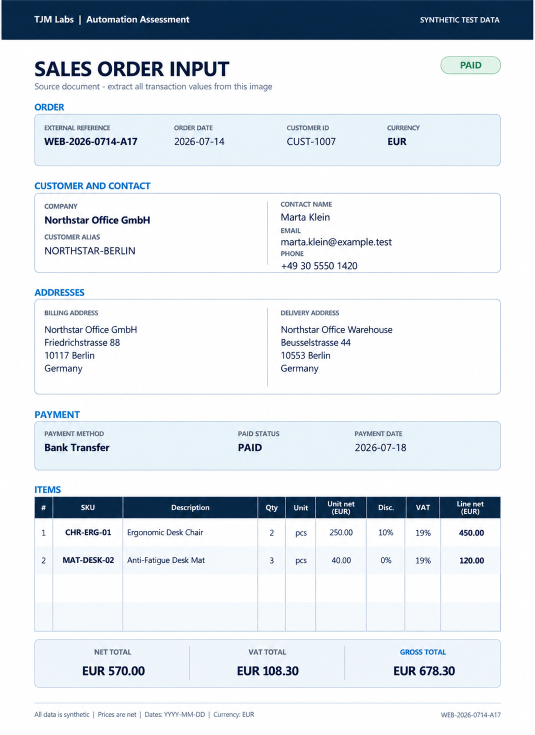
#> input picture samples/order.png, 1070 x 1470 px (shown at 1/2 size)
$ python -i ocr.py   (imports and definitions only)
#> lines starting #> are read from the running program, lines starting #| are printed output that depends on the picture
#> further down, picture is the input picture: PIL image 1070x1470 RGB; mean R, G, B 224.1, 229.3, 234.5
from __future__ import annotations

import csv
import io
import shutil
import subprocess
from dataclasses import dataclass
from pathlib import Path

from PIL import Image, ImageEnhance


@dataclass(frozen=True)
class Word:
    text: str
    confidence: float
    x: int
    y: int
    width: int
    height: int

    @property
    def center_y(self) -> float:
        return self.y + self.height / 2


@dataclass(frozen=True)
class Page:
    width: int
    height: int
    words: tuple[Word, ...]


class OCRError(Exception):
    pass


def read_image(path: Path) -> Page:
    if path.suffix.lower() not in {".png", ".jpg", ".jpeg"}:
        raise OCRError("Expected a PNG or JPEG image")
    if not path.is_file():
        raise OCRError(f"Image not found: {path}")
    if not shutil.which("tesseract"):
        raise OCRError("Tesseract is not installed or is missing from PATH")

    try:
        with Image.open(path) as original:
            if original.format not in {"PNG", "JPEG"}:
                raise OCRError("File contents are not PNG or JPEG")
            return read_bitmap(original)
    except (OSError, ValueError) as exc:
        raise OCRError(f"Cannot read image: {exc}") from exc


def read_bitmap(original: Image.Image, *, psm: int = 6, min_width: int = 2000) -> Page:
    """Recognize a source image or a live control capture using the same OCR engine."""
#> called with psm = 6, min_width = 2000
    image = original.convert("RGB")
    if image.width < min_width:
        scale = (min_width + image.width - 1) // image.width
#> scale = 2
        image = image.resize((image.width * scale, image.height * scale), Image.Resampling.LANCZOS)
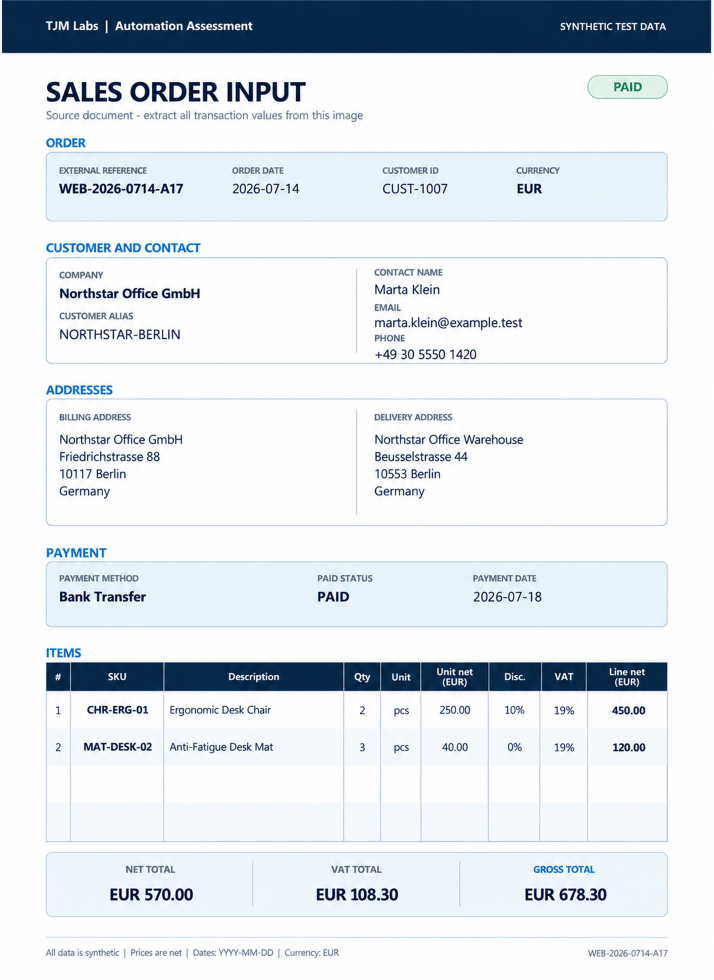
#> image: PIL image 2140x2940 RGB (shown at 1/3 size); mean R, G, B 224.1, 229.2, 234.4
    image = ImageEnhance.Contrast(image).enhance(1.5)
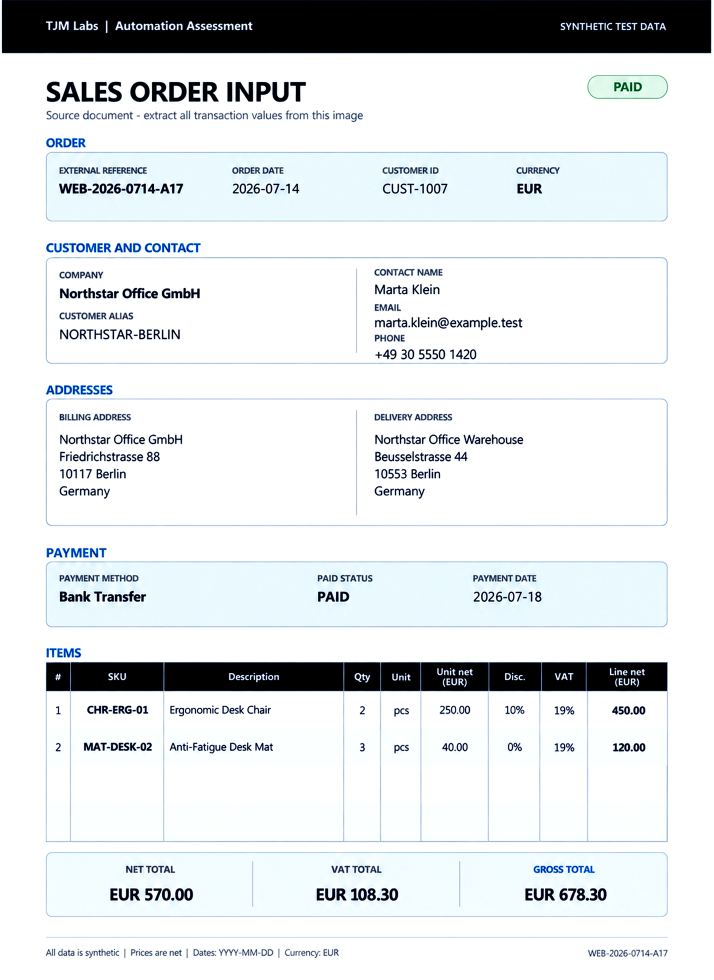
#> image: PIL image 2140x2940 RGB (shown at 1/3 size); mean R, G, B 223.5, 227.1, 229.5
    buffer = io.BytesIO()
    image.save(buffer, format="PNG")
    try:
#> (the run stopped early here; a loop or call above may not have finished)
